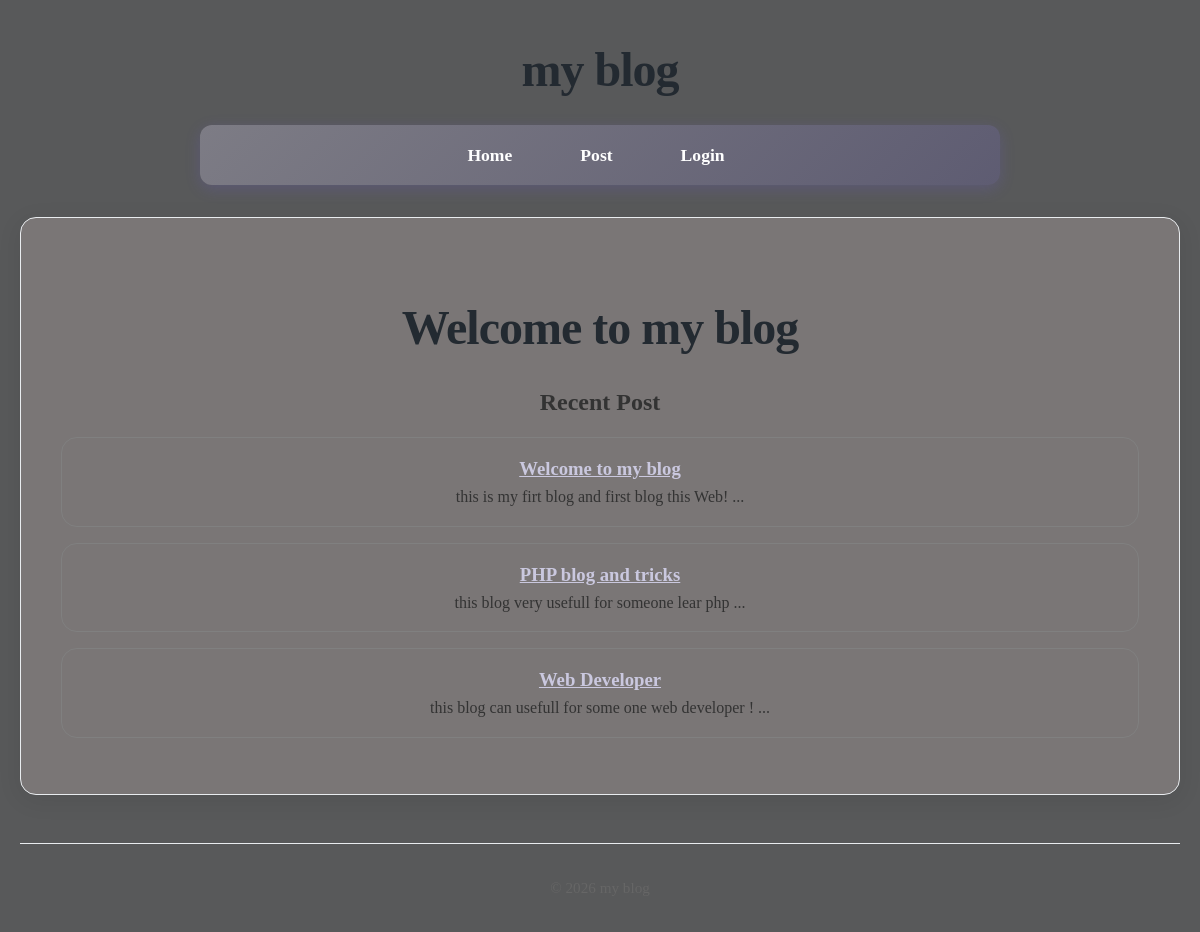
Before: / with the older database file.
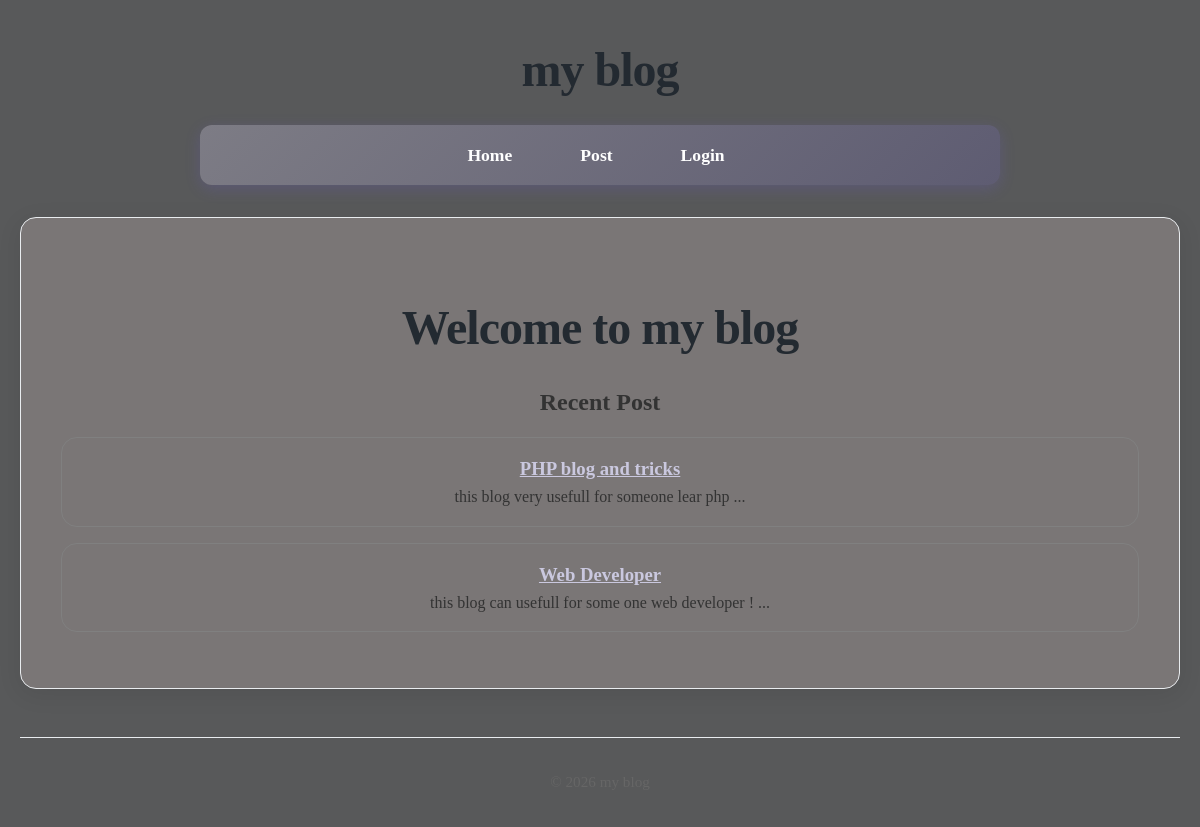
After: the same page with the newer database file.
### tables this page shows
CREATE TABLE posts(
    id INTEGER PRIMARY KEY AUTOINCREMENT,
    title TEXT NOT NULL,
    content TEXT NOT NULL,
    views INTEGER DEFAULT 0,
    user_id INTEGER NOT NULL,
    created_at DATETIME DEFAULT CURRENT_TIMESTAMP,
    FOREIGN KEY (user_id) REFERENCES users (id)
);

### core/Router.php (called while the page is built, shortened)
<?php
class Router{
    protected array $routes = [];
    protected array $globalMiddleware = [];
    protected array $routeMiddleware = [];
    public function add(string $method ,string $uri ,string $controller , array $middlewares = []): void{
        $this->routes[] = [
            'method' => $method,
            'uri' => $uri,
            'controller' => $controller,
            'middlewares' => $middlewares
        ];
    }
    public function addGlobalMiddleware(string $middleware):void {
        $this->globalMiddleware[] = $middleware;
    }
    public function addRouteMiddleware(string $name,string $middleware):void {
        $this->routeMiddleware[$name] = $middleware;
    }
    public function dispatch(string $uri ,string $method){
        $route = $this->findRoute($uri , $method);
        $middlewares = [
            ...$this->globalMiddleware,
            ...array_map(fn($name)=>$this->routeMiddleware[$name],$route['middlewares'])
        ];
       return $this->runMiddleware(
        $middlewares,
        function () use ($route) {
            [$controller , $action] = explode('@' , $route['controller']);
            return $this->callAction($controller , $action , $route['params']);
        }
       );
    }
    protected function runMiddleware(array $middlewares , callable $target): mixed{
        $next = $target;
        foreach(array_reverse($middlewares) as $middleware){
            $next = function() use ($middleware , $next){
                error_log("Middle ware : running $middleware");
                return (new $middleware)->handle($next);
            };
        }
        return $next();
    }
    protected function findRoute(string $uri , string $method): ?array{
        foreach($this->routes as $route){
            $params = $this->matchRoute($route['uri'] , $uri);
            if($params !== null && $route['method'] === $method){
                return [...$route , 'params' => $params];
            }
        }
        return null;
    }
    protected function matchRoute(string $routeUri,string $requestUri): ?array{
        $routeSegments = explode('/', trim($routeUri,'/'));
        $requestSegments = explode('/', trim($requestUri,'/'));
        $params = [];
        return $params;
    }
    protected function callAction(string $controller,string $action,array $params): string{
        return (new $controller)->$action(... $params);
    }
}

### app/Services/Auth.php (called while the page is built, shortened)
<?php
class Auth{
    protected static $user = null;
    public static function user(): ?User{
        if(static::$user === null){
            $userId = $_SESSION['user_id'] ?? null;
            static::$user =  $userId ? User::find($userId) : RememberMe::user();
        }
        return static::$user;
    }
}

### app/Services/RememberMe.php (called while the page is built, shortened)
<?php
class RememberMe{
    public static function user(): ?User{
        $tokenString = $_COOKIE[static::COOKIE_NAME] ?? null;
        if(!$tokenString){
            return null;
        }
        $token = RememberToken::findValid($tokenString);
        $user = User::find($token->user_id);
        return $user;
    }
}

### app/Services/CSRF.php (called while the page is built, shortened)
<?php
class CSRF {
    public static function verify(?string $token = null): bool{
        $method = $_SERVER['REQUEST_METHOD'];
        if(in_array($method, ['GET','HEAD','OPTIONS'])){
            return true;
        }
        return false;
    }
}

### core/App.php (called while the page is built, shortened)
<?php
class App{
    protected static $container = [];
    public static function bind(string $key, mixed $value): void{
        static::$container[$key] = $value;
    }
    public static function get(string $key): mixed{
        return static::$container[$key];
    }
}

### app/Models/Post.php (called while the page is built, shortened)
<?php
class Post extends Model{
    protected static string $table = 'posts';
    public static function getRecent(?int $limit = null, ?int $page = null, ?string $search = null)
{
    $db = App::get('database');
    $query = "SELECT * FROM " . static::$table;
    $params = [];
    $query .= " ORDER BY created_at DESC";
    if ($limit !== null && $page !== null) {
        $limit  = (int) $limit;
        $offset = (int) (($page - 1) * $limit);
        $query .= " LIMIT $limit OFFSET $offset";
    }
    return $db->fetchAll($query, $params, static::class);
}
}

### core/DataBase.php (called while the page is built, shortened)
<?php
class DataBase{
    protected $pdo;
    public function __construct(array $config){
        try {
            $dsn = $this->createDsn($config);
            $username = $config['username'] ?? null;
            $password = $config['password'] ?? null;
            $options = $config['options'] ?? null;
            $this->pdo = new PDO($dsn , $username , $password , $options);
            $this->pdo->setAttribute(PDO::ATTR_ERRMODE,PDO::ERRMODE_EXCEPTION);
        } catch (PDOException $e) {
            throw new Exception("Could not connect to the database:" . $e);
        }
    }
    protected function createDsn(array $config): string{
        $driver = $config['driver'];
        $dbname = $config['dbname'];
        return match ($driver) {
            'sqlite' => "sqlite:$dbname",
            default => throw new Exception("Unsupported database driver: $driver") ,
        };
    }
    public function query(string $sql, array $params = []): PDOStatement{
        $stmt = $this->pdo->prepare($sql);
        $stmt->execute($params);
        return $stmt;
    }
    public function fetchAll(string $sql,array $params = [], ?string $classname = null): array{
        $stmt = $this->query($sql,$params);
        return $classname ? $stmt->fetchAll(PDO::FETCH_CLASS , $classname) : $stmt->fetchAll(PDO::FETCH_ASSOC);
    }
}

### app/Controllers/HomeController.php (called while the page is built, shortened)
<?php
class HomeController{
    public function index(){
        $posts = Post::getRecent(5,1,'');
        return View::render(
        template: 'home/index',
        data: [
          'posts' => $posts
        ],
        layout: 'layouts/main'
    );
  }
}

### app/Middlewares/CSRF.php (called while the page is built, shortened)
<?php
class CSRF implements MiddleWare{
    public function handle(callable $next){
      return $next();
    }
}

### app/Middlewares/View.php (called while the page is built, shortened)
<?php
class View implements MiddleWare{
    public function handle(callable $next){
      return $next();
    }
}

### core/View.php (called while the page is built, shortened)
<?php
class View{
    protected static $globals = [];
    public static function share(string $key , mixed $value): void{
        static::$globals[$key] = $value;
    }
    public static function render(string $template , array $data = [] , $layout = null): string{
        $data = [...static::$globals , ...$data];
        $content = static::renderTemplate($template, $data);
        return static::renderLayout($layout , $data, $content);
    }
    public static function partial(string $template , array $data = []): string{
        return static::renderTemplate("partials/$template" , $data);
    }
    protected static function renderTemplate(string $template , array $data): string{
        extract($data);
        $path = dirname(__DIR__) . "/app/Views/$template.php";
        require $path;
        return ob_get_clean();
    }
     protected static function renderLayout(?string $template , array $data, string $content):string{
        extract([...$data , 'content' =>$content]);
        $path = dirname(__DIR__) . "/app/Views/$template.php";
        require $path;
        return ob_get_clean();
    }
}

### helpers.php (called while the page is built, shortened)
<?php
if(!function_exists('partial')){
function partial(string $template , array $data = []): string{
    return View::partial($template , $data);
}
}

### app/Views/partials/_post.php (the view)
<?php foreach($posts as $post): ?>
    <article>
        <h3>
           <a href="/post/<?= $post->id ?>"><?= htmlspecialchars($post->title) ?></a>
        </h3>
        <p><?= htmlspecialchars(substr($post->content , 0, 100)) ?> ... </p>
    </article>
<?php endforeach; ?>

### public/index.php (shortened to what this page needs)
<?php
require_once __DIR__ . '/../helpers.php';
$router = new Router();
$uri = parse_url($_SERVER['REQUEST_URI'])['path'];
$method = $_SERVER['REQUEST_METHOD'];
echo $router->dispatch($uri,$method);

### app/Views/home/index.php
<h1>Welcome to my blog</h1>
<h2>Recent Post</h2>
<?= partial('_post' , ['posts' => $posts]) ?>

### app/Views/layouts/main.php (shortened to what this page needs)
<!DOCTYPE html>
<html lang="en">
<head>
    <link rel="stylesheet" href="/style/style-form.css" />
    <link rel="stylesheet" href="/style/style-main.css" />
</head>
<body>
    <h1>my blog</h1>
    <nav>
        <a href="/">Home</a>
        <a href="/../post">Post</a>
       <?php if($user): ?>
            <?php if(check('dashboard')): ?>
                <a href="/admin/dashboard">Admin</a>
            <?php endif; ?>
        <form action="/logout" method="POST">
                <?= csrf_token() ?>
                <button>Logout (<?= $user->email ?>)</button>
            </form>
        <?php else: ?>
                <a href="/login">Login</a>
        <?php endif; ?>
    </nav>
    <main>
        <section>
            <p><?=$content ?></p>
        </section>
    </main>
    <footer>
        <p> &copy; <?= date('Y') ?> my blog </p>
    </footer>
</body>
</html>

### public/style/style-form.css (style rules this page uses)
body { text-align: center; align-items: center; justify-content: center; }

### public/style/style-main.css (style rules this page uses)
* { margin: 0; padding: 0; box-sizing: border-box; }
body { font-family: Cambria, Cochin, Georgia, Times, 'Times New Roman', serif; line-height: 1.6; color: #333; background-color: #58595a; max-width: 1200px; margin: 0 auto; padding: 0 20px; }
h1 { text-align: center; margin: 2rem 0 1rem; font-size: 3rem; color: #232a31; font-weight: 700; letter-spacing: -1px; }
h1::after { margin-left: 10px; }
nav { background: linear-gradient(135deg, #7d7c85 0%, #5e5c72 100%); padding: 1rem; border-radius: 12px; margin: 1rem auto 2rem; box-shadow: 0 4px 15px rgba(108, 92, 231, 0.2); max-width: 800px; }
nav a { color: white; text-decoration: none; font-weight: 600; padding: 0.8rem 1.5rem; margin: 0 0.5rem; border-radius: 8px; transition: all 0.3s ease; font-size: 1.1rem; }
nav a:first-child { margin-left: 0; }
main { background-color: rgb(122, 118, 118); padding: 2.5rem; border-radius: 16px; box-shadow: 0 5px 25px rgba(0, 0, 0, 0.08); margin-bottom: 3rem; min-height: 400px; border: 1px solid #e9ecef; }
footer { text-align: center; padding: 2rem; color: #666; border-top: 1px solid #e9ecef; margin-top: 2rem; font-size: 0.95rem; }
footer p { display: flex; align-items: center; justify-content: center; gap: 8px; }
article { margin-bottom: 1rem; margin-top: 1rem; padding: 1rem; border: 1px solid gray; border-radius: 1rem; transition: 300ms ease-in; }
body { animation: fadeIn 0.5s ease-out; }
a { color: #cac8df; transition: color 0.3s ease; }
main > * { transition: transform 0.2s ease; }

Changed rows visible on the page:
removed posts: title "Welcome to my blog", content "this is my firt blog and first blog this Web!"
